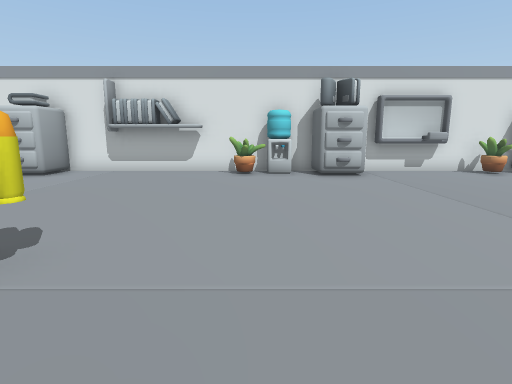
View 1 (above)

22 first-person views from a walk through a 3-D level made in the Unity game engine. The camera is 1.3 m above the floor, tilts 10° down and sees 80° across. The floor is counted in squares, 1 m on a side. Each view is taken from the middle of a square. On the plan, view 1 faces up. The plan holds only what a view shows up to about 14 squares ahead; the rest is blank. The player is left out. Some animated figures are left out.

View 2
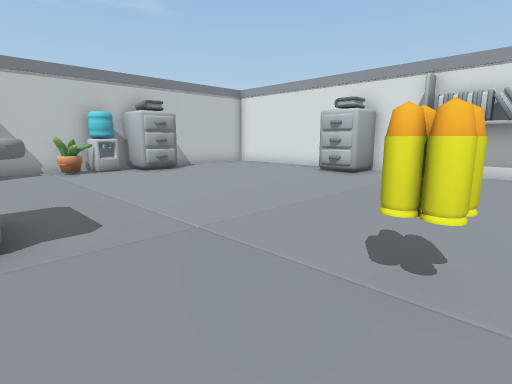

View 3
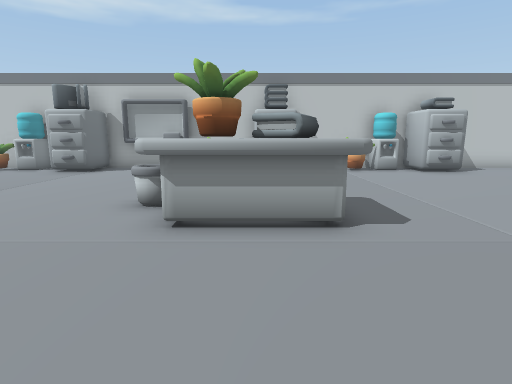

View 4
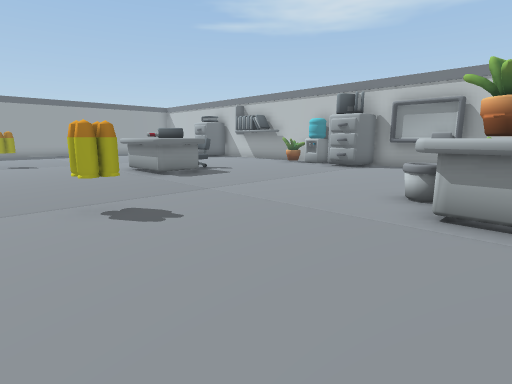

View 5
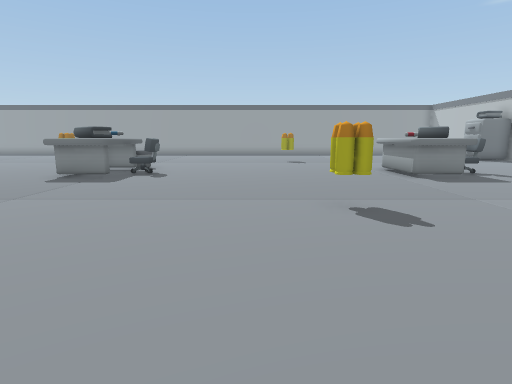

View 6
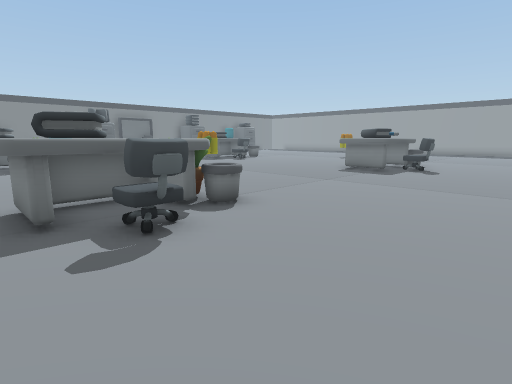

View 7
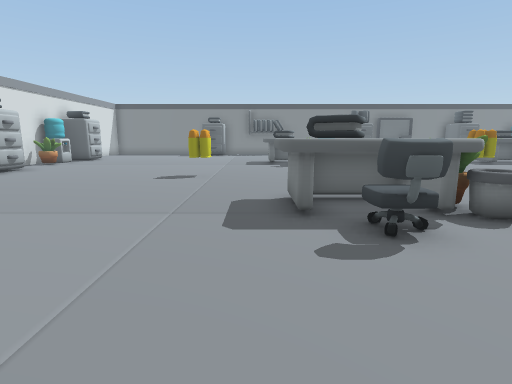

View 8
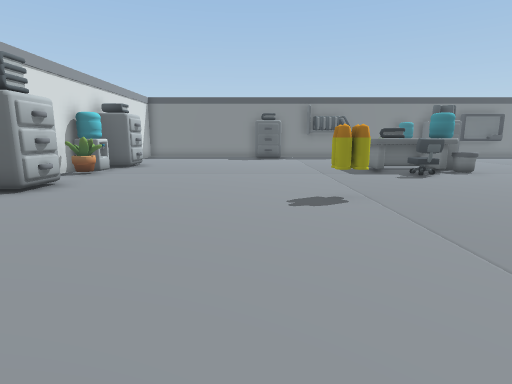

View 9
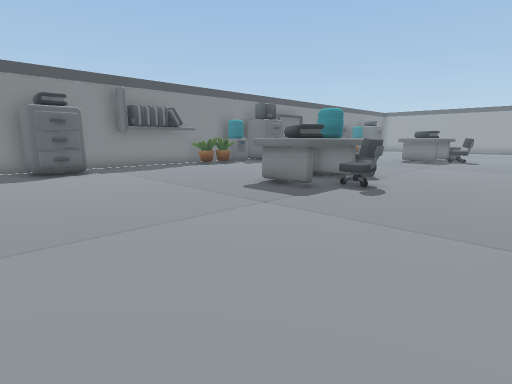

View 10
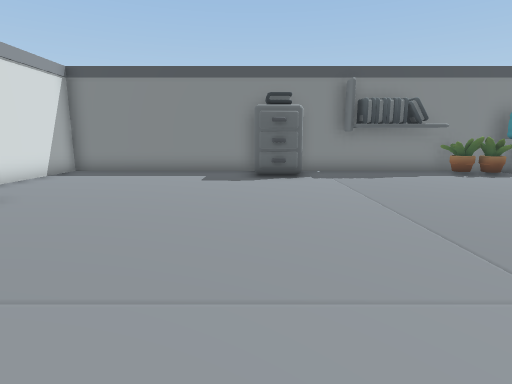

View 11
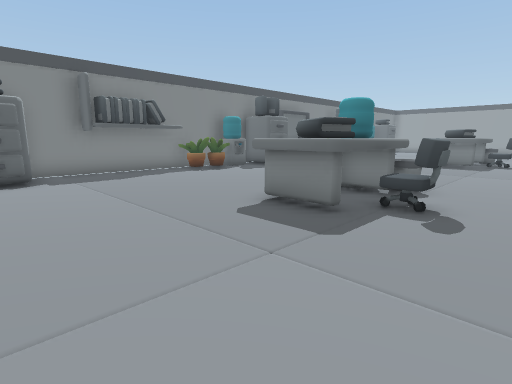

View 12
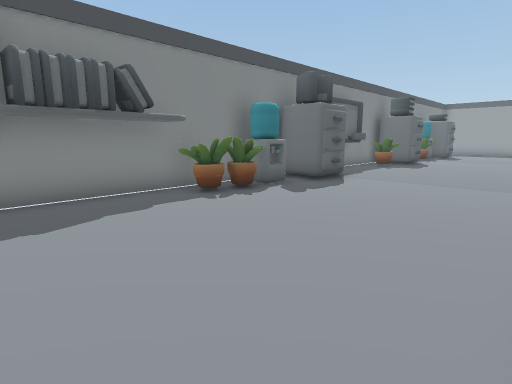

View 13
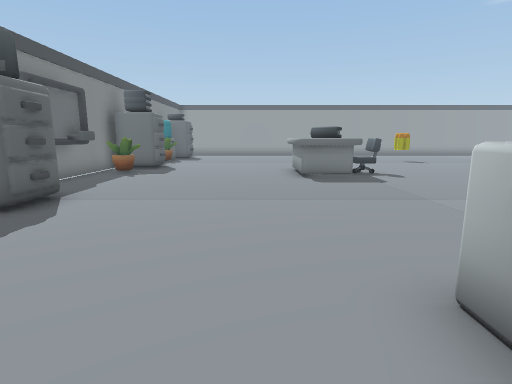

View 14
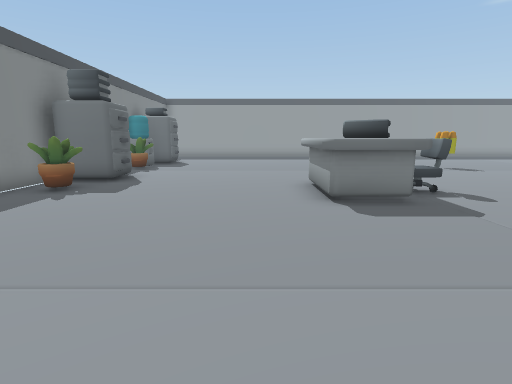

View 15
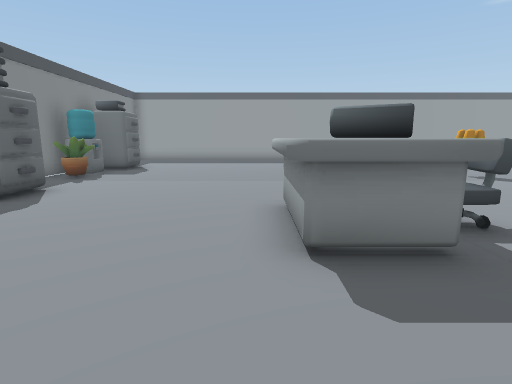

View 16
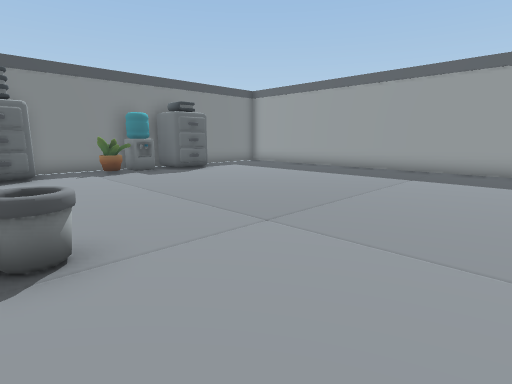

View 17
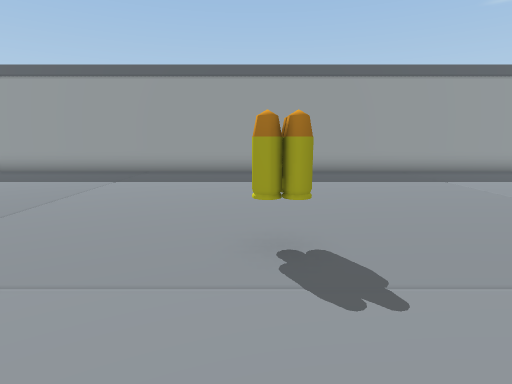

View 18
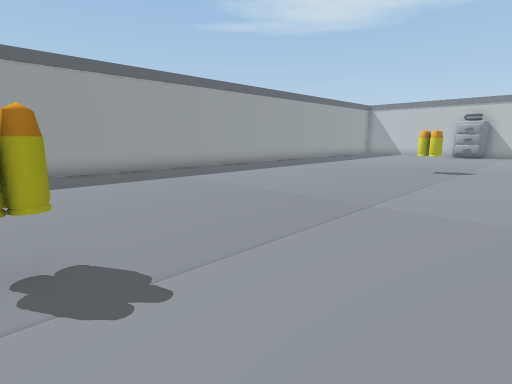

View 19
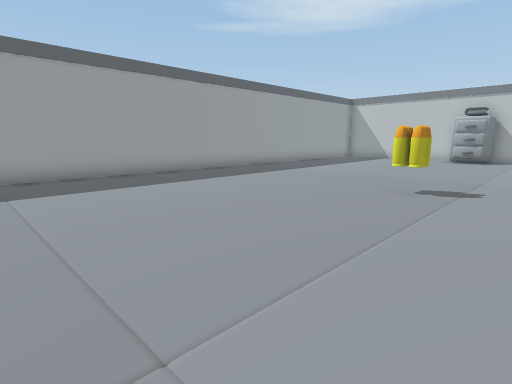

View 20
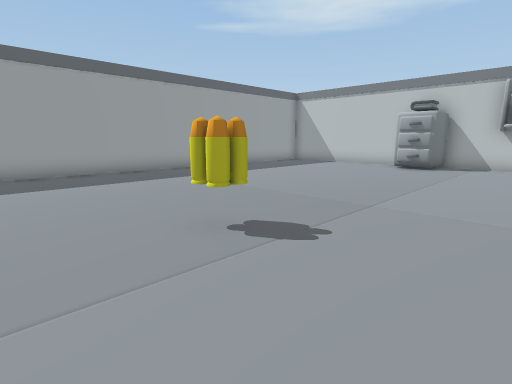

View 21
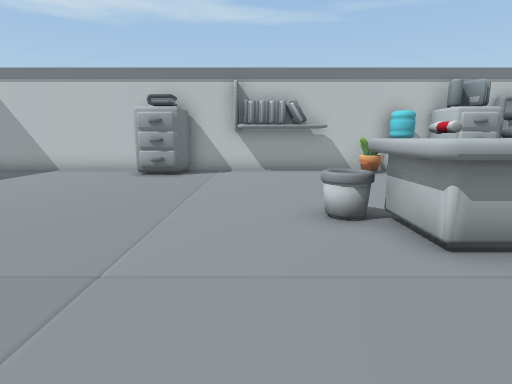

View 22
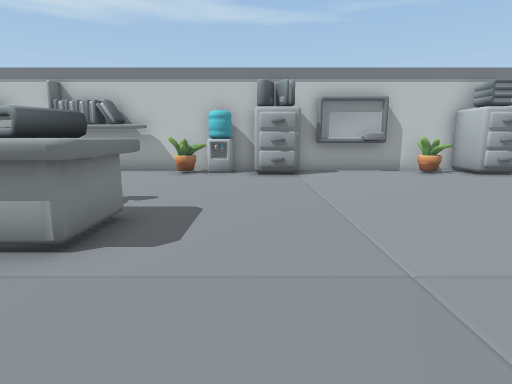

### Floor plan
Key: @ floor where view 1 was taken; # wall or solid block; . floor; C cabinet; S shelf; E desk; B books; H chair; O other object.
Columns run from 16 left of view 1 to 24 right of it. Each row starts with its distance up from view 1.
 12        CC#####S##OC COOO#OC   #OOCC  ####
 11      ..CC..SSS.OOOCCC...OOCCC.OOOCC.....#
 10 #.  ....................................#
  9 #.......................................#
  8 #.......................................#
  7 # C.....................................#
  6 #CC.....................................#
  5 #C....................................CCC
  4 #O....................................CC
  3 #OO..........O...........OO.............#
  2 #.......................................#
  1 #............. ........................S#
  0 #CC.    BBE.... @...BBE........BBE.....B#
 -1 #CC..    OE........HHBE   ....HBB .....S#
 -2 #OO...   OE.........EEE    ....EE .....O#
 -3 #OO....  E..........OO     ...O  ......OO
 -4 #O.....................    ............O#
 -5 #O.....................    ............OO
 -6 #O......................   ............C#
 -7 #............O...........OO...........C C
 -8 #CC....................... ............C
 -9 #CC.......................  ............O
-10 #O.......................   ............O
-11 #O......EBE.........EBE..  ....BEE.....OO
-12 #OO....HBBE........HBB .. ....HBBE.....O#
-13 #S.....HH E........HH  .......H EE.....O#
-14 #S......EEE.........EE  ......O EE.....C#
-15 #S......O...........O..........O......C C
-16 #S.....................................C#
-17 #S......................................#
-18 #............O...........OO............O#
-19 #CC..........O............O............O#
-20 #CC....................................OO
-21 #.....................................CCC
-22 #.....................................C
-23 #......................................
-24 #....... ................ ............
-25 #...      ............... ...........
-26 #.       ................ ..........
-27         #############################

Positions as (right, up) in squares from view 1, and headings:
1: (0, 0), facing up
2: (-2, 0), facing up-left
3: (-2, -1), facing left
4: (-1, -1), facing down-left
5: (-1, -1), facing down
6: (-1, 1), facing down-right
7: (-1, 1), facing right
8: (3, 5), facing right
9: (10, 7), facing down-right
10: (12, 5), facing right
11: (12, 5), facing down-right
12: (17, 2), facing down-right
13: (18, -1), facing down
14: (18, -5), facing down
15: (17, -8), facing down
16: (11, -14), facing down-right
17: (10, -15), facing down
18: (10, -15), facing down-left
19: (5, -16), facing down-left
20: (0, -15), facing down-left
21: (-3, -16), facing left
22: (-3, -9), facing left
